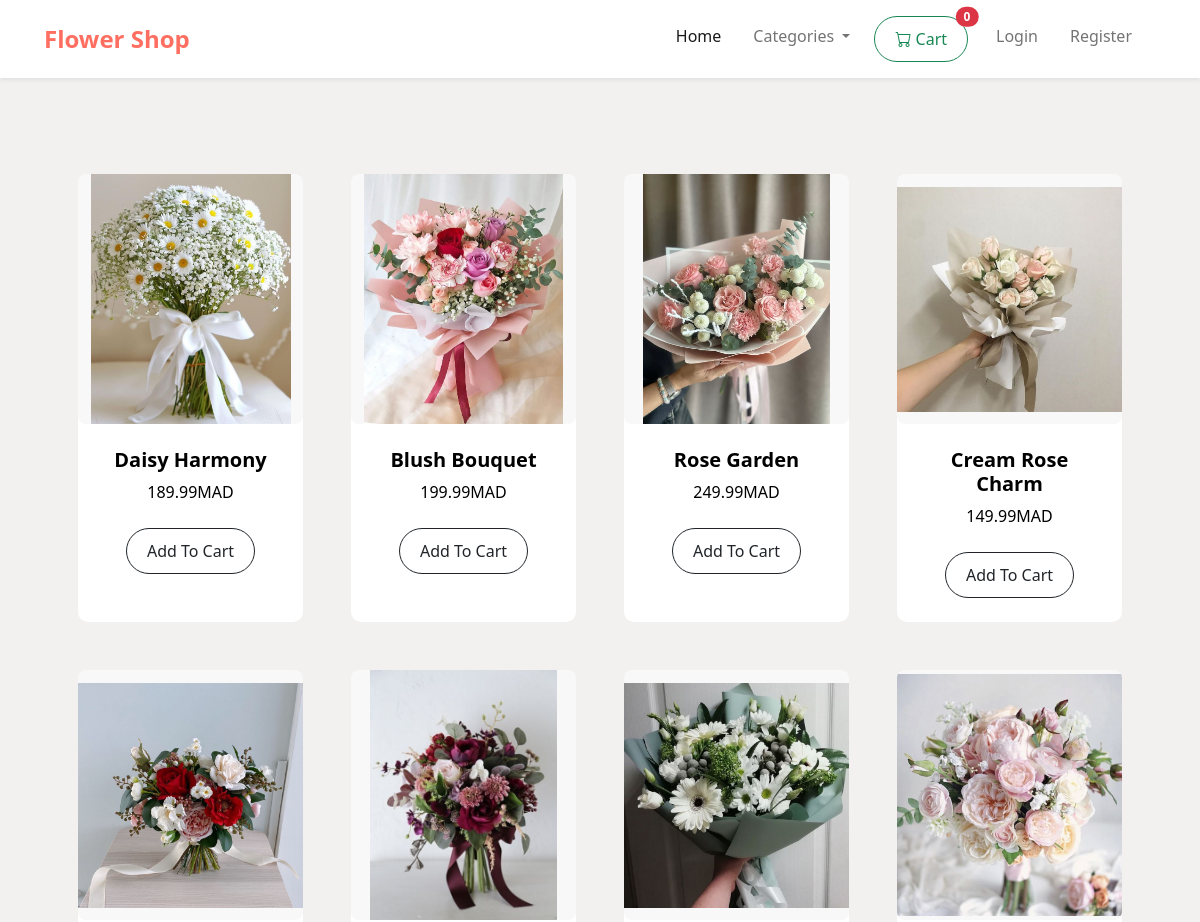
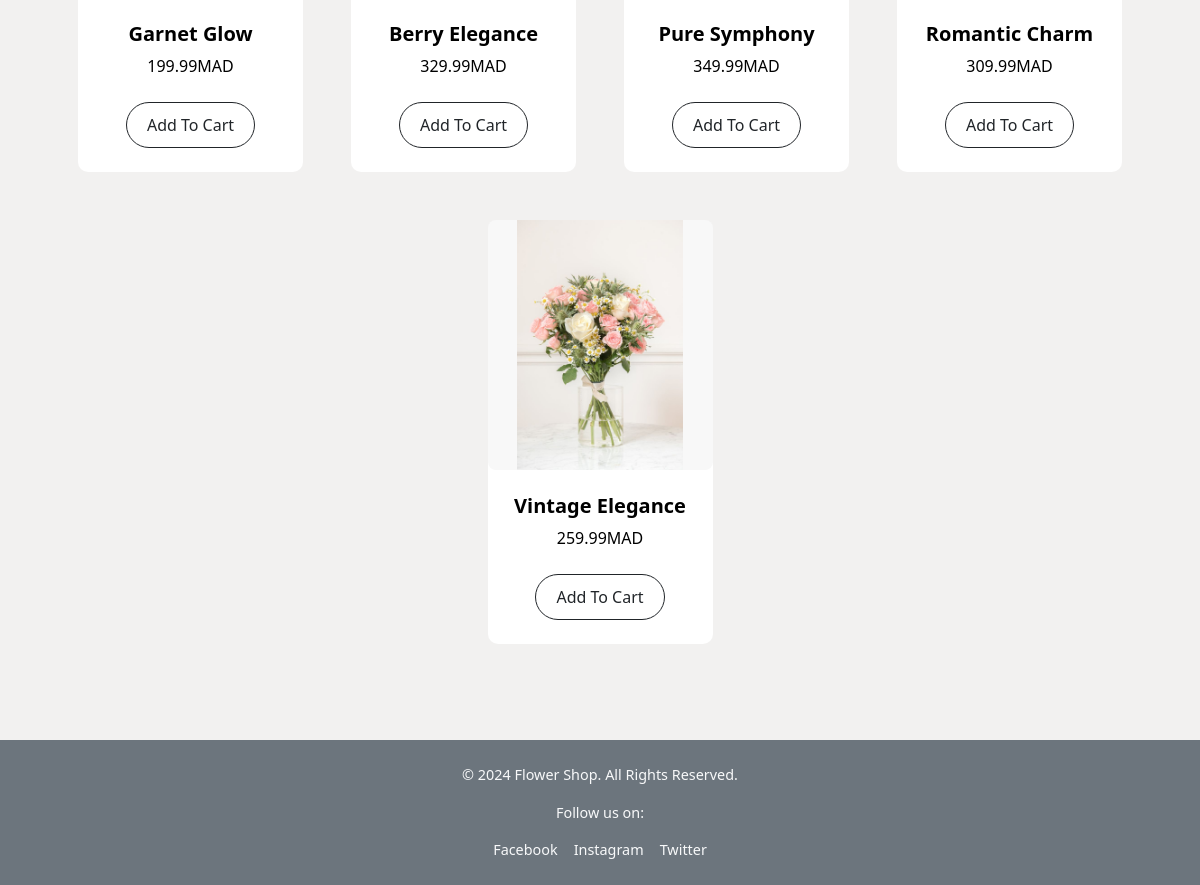
Screenshot of /category/Personal Gifts with the database file from the repository (2 pictures, top to bottom).
### store/models.py (models this page shows, shortened)
class Product(models.Model):
	name = models.CharField(max_length=100)
	price = models.DecimalField(default=0, decimal_places=2, max_digits=6)
	category = models.ForeignKey(Category, on_delete=models.CASCADE, default=1)
	description = models.TextField(default='', blank=True, null=True)
	image = models.ImageField(upload_to='uploads/product/')
	is_sale = models.BooleanField(default=False)
	sale_price = models.DecimalField(default=0, decimal_places=2, max_digits=6)

### store/views.py (the view)
# urls.py: path('category/<str:foo>', views.category, name='category'),
def category(request, foo):
	foo = foo.replace('-', ' ')
	try:
		category = Category.objects.get(name=foo)
		products = Product.objects.filter(category=category)
		return render(request, 'category.html', {'products':products, 'category':category})
	except:
		messages.success(request, ("That Category Doesn't Exist..."))
		return redirect('home')

### cart/cart.py (called while the page is built)
	def __len__(self):
		return len(self.cart)

### cart/context_processors.py (called while the page is built)
def cart(request):
	return {'cart': Cart(request)}

### store/context_processors.py (called while the page is built)
def categories(request):
    categories = Category.objects.all()
    return {'categories': categories}

### store/templates/category.html (shortened to what this page needs)
{% extends 'base.html' %}
{% block content %}
        <section class="py-5">
            <div class="container px-4 px-lg-5 mt-5">
                <div class="row gx-4 gx-lg-5 row-cols-2 row-cols-md-3 row-cols-xl-4 justify-content-center">
                {% for product in products %}
                    {% if product.is_sale %}
                    <div class="col mb-5">
                        <div class="card h-100">
                            <a href="{% url 'product' product.id  %}" style="text-decoration: none;">
                            <div class="badge bg-dark text-white position-absolute" style="top: 0.5rem; right: 0.5rem">Sale</div>
                            <img class="card-img-top" src="{{ product.image }}" alt="..." />
                            <div class="card-body p-4">
                                <div class="text-center">
                                    <h5 class="fw-bolder">{{ product.name }}</h5>
                <div class="d-flex justify-content-center small text-warning mb-2">
                <div class="bi-star-fill"></div>
                &nbsp;&nbsp;Sale!&nbsp;&nbsp;
                <div class="bi-star-fill"></div>
                </div>
                                    <strike>
                                    ${{ product.price }}
                                    </strike>
                                    &nbsp;
                                    ${{ product.sale_price }}
                                </div>
                            </div>
                        <div class="card-footer p-4 pt-0 border-top-0 bg-transparent">
                            <div class="text-center">
                                <button value="{{ product.id }}" class="btn btn-outline-dark mt-auto add-cart-btn">Add To Cart</button>
                            </div>
                        </div>
                    </a>
                </div>
            </div>
                    {% else %}
            <div class="col mb-5">
                <div class="card h-100">
                    <a href="{% url 'product' product.id %}" style="text-decoration: none;">
                        <img class="card-img-top" src="{{ product.image }}" alt="..." />
                        <div class="card-body p-4">
                            <div class="text-center">
                                <h5 class="fw-bolder">{{ product.name }}</h5>
                                {{ product.price }}MAD
                            </div>
                        </div>
                        <div class="card-footer p-4 pt-0 border-top-0 bg-transparent">
                            <div class="text-center">
                                <button value="{{ product.id }}" class="btn btn-outline-dark mt-auto add-cart-btn">Add To Cart</button>
                            </div>
                        </div>
                    </a>
                </div>
            </div>
            {% endif %}
            {% endfor %}
        </div>
</section>
{% endblock %}

### store/templates/base.html (style rules this page uses)
html, body { height: 100%; margin: 0; }

### rows the page displays
Product: image (picture), name "Daisy Harmony", price "189.99", {{ product.id }} 2 (drawn)
Product: image (picture), name "Blush Bouquet", price "199.99", {{ product.id }} 3 (drawn)
Product: image (picture), name "Rose Garden", price "249.99", {{ product.id }} 4 (drawn)
Product: image (picture), name "Cream Rose Charm", price "149.99", {{ product.id }} 8 (drawn)
Product: image (picture), name "Garnet Glow", price "199.99", {{ product.id }} 9 (drawn)
Product: image (picture), name "Berry Elegance", price "329.99", {{ product.id }} 10 (drawn)
Product: image (picture), name "Pure Symphony", price "349.99", {{ product.id }} 11 (drawn)
Product: image (picture), name "Romantic Charm", price "309.99", {{ product.id }} 13 (drawn)
Product: image (picture), name "Vintage Elegance", price "259.99", {{ product.id }} 16 (drawn)

### other values shown
{{ cart|length }} "0"
